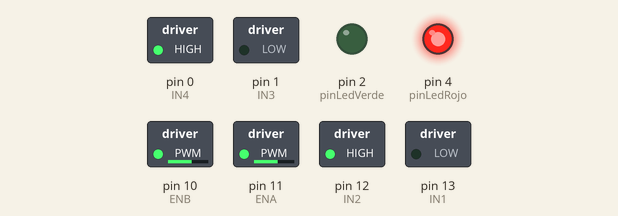
The sketch below on a simulated Arduino Uno, built with avr-gcc and run on an emulated ATmega328P. Shown: switched loads named in the sketch (green lamp = pin HIGH), output pins drawn as LEDs (lit = HIGH).

Above: at 0.05 s.
At 12.95 s:
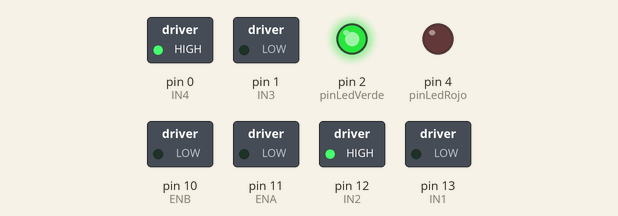
Timing chart, 0 to 15.0 s (numbered marks = the images above):
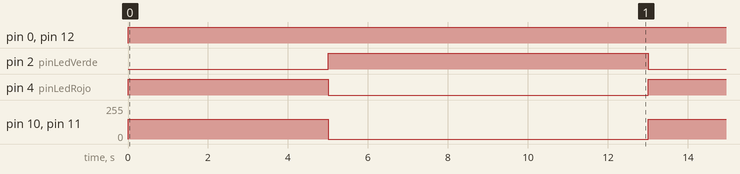

Measured:
- by itself, pin 0 (IN4), pin 12 (IN2): LOW → HIGH at 0.00 s
- by itself, pin 2 (pinLedVerde): alternates HIGH for 8.0 s and LOW for 5.0 s
- by itself, pin 4 (pinLedRojo): alternates HIGH for 5.0 s and LOW for 8.0 s
- by itself, pin 10 (ENB), pin 11 (ENA): alternates 150/255 for 5.0 s and 0/255 for 8.0 s

The sketch:

mod_Locomocion.ino
```cpp
int IN1 = 13;       // L298N: pin IN1 a pin digital 13
int IN2 = 12;       // L298N: pin IN2 a pin digital 12
int ENA = 11;       // L298N: pin ENA a pin digital PWM 11
int IN3 = 1;        // L298N: pin IN3 a pin digital 1
int IN4 = 0;        // L298N: pin IN4 a pin digital 0
int ENB = 10;       // L298N: pin ENA a pin digital PWM 10
int VELOCIDAD;      // variable para almacenar valor de velocidad

int pinLedRojo = 4;   // LED RED: pin voltage a pin digital 4
int pinLedVerde = 2;  // LED GREEN: pin voltage a pin digital 4


void setup(){
  pinMode(IN1, OUTPUT);   // IN1 como salida
  pinMode(IN2, OUTPUT);   // IN2 como salida
  pinMode(ENA, OUTPUT);   // ENA como salida
  pinMode(IN3, OUTPUT);   // IN3 como salida
  pinMode(IN4, OUTPUT);   // IN4 como salida
  pinMode(ENB, OUTPUT);   // ENB como salida

  pinMode(pinLedRojo, OUTPUT);    // LED RED como salida
  pinMode(pinLedVerde, OUTPUT);   // LED GREEN como salida
}

void loop(){                  // loop de prueba para modulo de LOCOMOCION
  VELOCIDAD = 150;            // valor de velocidad para PWM de ENA y ENB

  vehiculoAvanza(VELOCIDAD);
  delay(5000);
  vehiculoDetente();
  delay(8000);

}

void vehiculoAvanza(int velocidad){     // funcion para giro antihorario de los 4 motorreductores
  digitalWrite(pinLedRojo, HIGH);       // encender Led Rojo
  digitalWrite(pinLedVerde, LOW);             // apagar Led Verde

  analogWrite(ENA, velocidad);          // velocidad mediante PWM en ENA
  digitalWrite(IN1, LOW);               // IN1 a cero logico
  digitalWrite(IN2, HIGH);              // IN2 a uno logico
  analogWrite(ENB, velocidad);          // velocidad mediante PWM en ENB
  digitalWrite(IN3, LOW);               // IN3 a cero logico
  digitalWrite(IN4, HIGH);              // IN4 a uno logico
}

void vehiculoVolteaIzquierda(int velocidad){  // funcion para giro antihorario de los motores del lado derecho
  digitalWrite(pinLedRojo, HIGH);             // encender Led Rojo
  digitalWrite(pinLedVerde, LOW);             // apagar Led Verde

  analogWrite(ENA, velocidad);                // velocidad mediante PWM en ENA
  digitalWrite(IN1, LOW);                     // IN1 a cero logico
  digitalWrite(IN2, HIGH);                    // IN2 a uno logico
  analogWrite(ENB, 0);                        // deshabilita motores del lado izquierdo
}

void vehiculoVolteaDerecha(int velocidad){    // funcion para giro antihorario de los motores del lado izquierdo
  digitalWrite(pinLedRojo, HIGH);             // encender Led Rojo
  digitalWrite(pinLedVerde, LOW);             // apagar Led Verde

  analogWrite(ENB, velocidad);                // velocidad mediante PWM en ENB
  digitalWrite(IN3, LOW);                     // IN3 a cero logico
  digitalWrite(IN4, HIGH);                    // IN4 a uno logico
  analogWrite(ENB, 0);                        // deshabilita motores del lado derecho
}

void vehiculoRetrocede(int velocidad){        // funcion para giro horario de los 4 motorreductores
  digitalWrite(pinLedRojo, HIGH);             // encender Led Rojo
  digitalWrite(pinLedVerde, LOW);             // apagar Led Verde

  analogWrite(ENA, velocidad);                // velocidad mediante PWM en ENA
  digitalWrite(IN1, HIGH);                    // IN1 a cero logico
  digitalWrite(IN2, LOW);                     // IN2 a uno logico
  analogWrite(ENB, velocidad);                // velocidad mediante PWM en ENB
  digitalWrite(IN3, HIGH);                    // IN3 a cero logico
  digitalWrite(IN4, LOW);                     // IN4 a uno logico
}

void vehiculoDetente(){                       // funcion que detiene los 4 motorreductores
  analogWrite(ENA, 0);                        // deshabilita motores del lado derecho
  analogWrite(ENB, 0);                        // deshabilita motores del lado izquierdo

  digitalWrite(pinLedRojo, LOW);              // apagar Led Rojo
  digitalWrite(pinLedVerde, HIGH);            // encender Led Verde
}

void vehiculoRutaA(int velocidad){            // creacion de ruta a seguir llamada 'A'
  vehiculoAvanza(velocidad);
  delay(4000);
  vehiculoVolteaIzquierda(velocidad);
  delay(2500);
  vehiculoAvanza(velocidad);
  delay(6000);
  vehiculoDetente();
}

void vehiculoRutaB(int velocidad){            // creacion de ruta a seguir llamada 'B'
  int velRetroceso = velocidad - 30;
  vehiculoRetrocede(velRetroceso);
  delay(5000);
  vehiculoVolteaIzquierda(velocidad);
  delay(2500);
  vehiculoAvanza(velocidad);
  delay(6000);
  vehiculoDetente();
}

void vehiculoRutaC(int velocidad){            // creacion de ruta a seguir llamada 'C'
  vehiculoAvanza(velocidad);
  delay(6000);
  vehiculoVolteaDerecha(velocidad);
  delay(2500);
  vehiculoAvanza(velocidad);
  delay(8000);
  vehiculoDetente();
}
```
